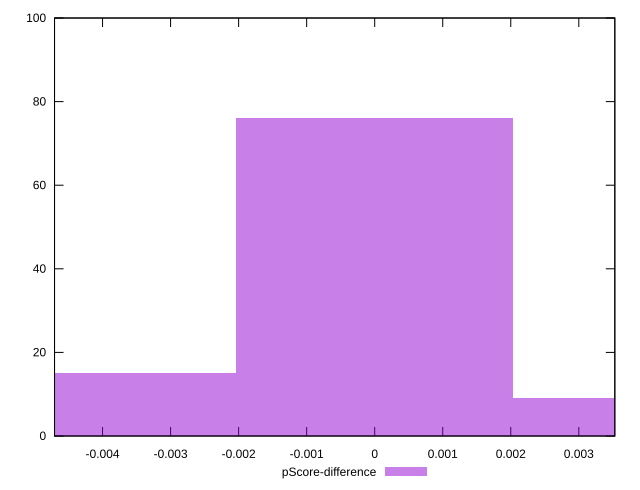

The gnuplot source for this figure:
reset

$pScoreDifference <<EOF
-0.004078863157317774 15
0 76
0.004078863157317774 9
EOF

set key outside below
set boxwidth 0.004078863157317774
set xrange [-0.004705882352941171:0.0035294117647058365]
set yrange [0:100]
set trange [0:100]
set style fill transparent solid 0.5 noborder
set terminal svg size 640, 490 enhanced background rgb 'white'
set output "report_00017_2021-02-10T15-08-03.406Z/unused-javascript/samples/pages+cached+noadtech/pScore-difference/histogram.svg"

plot $pScoreDifference title "pScore-difference" with boxes

reset
